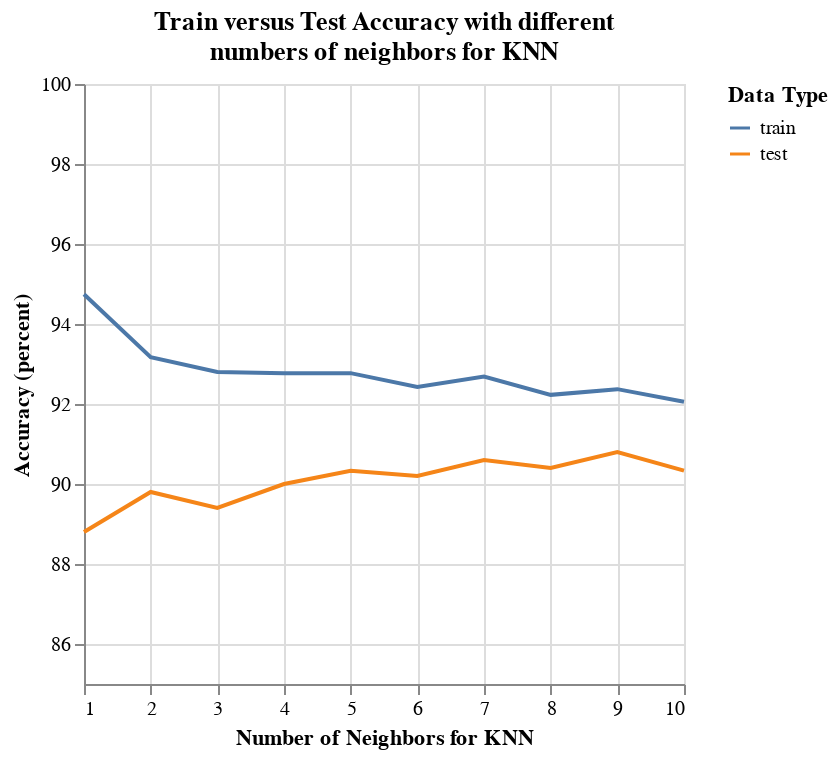

The notebook cell saved with this chart:
### Code cell
# Plot the results
title = [
    "Train versus Test Accuracy with different",
    "numbers of neighbors for KNN"
]
accuracyChart = alt.Chart(results.to_pandas(), title = title).mark_line().encode(
    x = alt.X('n', title = "Number of Neighbors for KNN"),
    y = alt.Y('acc:Q', title = "Accuracy (percent)", scale = alt.Scale(domain = [85, 100])),
    color = alt.Color('type', title = 'Data Type', scale = alt.Scale(domain = ['train', 'test'])),
    tooltip = [
        alt.Tooltip('type', title = "Data Type"),
        alt.Tooltip('score', title = 'Accuracy')
    ]
).transform_calculate(
    acc = 'datum.score * 100'
)
accuracyChart

### Figure 1 — Vega-Lite specification as saved in the notebook (floating-point values rounded to 4 significant figures)
{"config": {"view": {"continuousWidth": 300, "continuousHeight": 300}}, "data": {"name": "data-77fa5e1604181a0faf7b0c956865922a"}, "mark": {"type": "line"}, "encoding": {"color": {"field": "type", "scale": {"domain": ["train", "test"]}, "title": "Data Type", "type": "nominal"}, "tooltip": [{"field": "type", "title": "Data Type", "type": "nominal"}, {"field": "score", "title": "Accuracy", "type": "quantitative"}], "x": {"field": "n", "title": "Number of Neighbors for KNN", "type": "quantitative"}, "y": {"field": "acc", "scale": {"domain": [85, 100]}, "title": "Accuracy (percent)", "type": "quantitative"}}, "title": ["Train versus Test Accuracy with different", "numbers of neighbors for KNN"], "transform": [{"calculate": "datum.score * 100", "as": "acc"}], "$schema": "https://vega.github.io/schema/vega-lite/v5.8.0.json", "datasets": {"data-77fa5e1604181a0faf7b0c956865922a": [{"n": 1, "type": "train", "score": 0.9474}, {"n": 1, "type": "test", "score": 0.888}, {"n": 2, "type": "train", "score": 0.9317}, {"n": 2, "type": "test", "score": 0.898}, {"n": 3, "type": "train", "score": 0.928}, {"n": 3, "type": "test", "score": 0.894}, {"n": 4, "type": "train", "score": 0.9277}, {"n": 4, "type": "test", "score": 0.9}, {"n": 5, "type": "train", "score": 0.9277}, {"n": 5, "type": "test", "score": 0.9033}, {"n": 6, "type": "train", "score": 0.9243}, {"n": 6, "type": "test", "score": 0.902}, {"n": 7, "type": "train", "score": 0.9269}, {"n": 7, "type": "test", "score": 0.906}, {"n": 8, "type": "train", "score": 0.9223}, {"n": 8, "type": "test", "score": 0.904}, {"n": 9, "type": "train", "score": 0.9237}, {"n": 9, "type": "test", "score": 0.908}, {"n": 10, "type": "train", "score": 0.9206}, {"n": 10, "type": "test", "score": 0.9033}]}}
